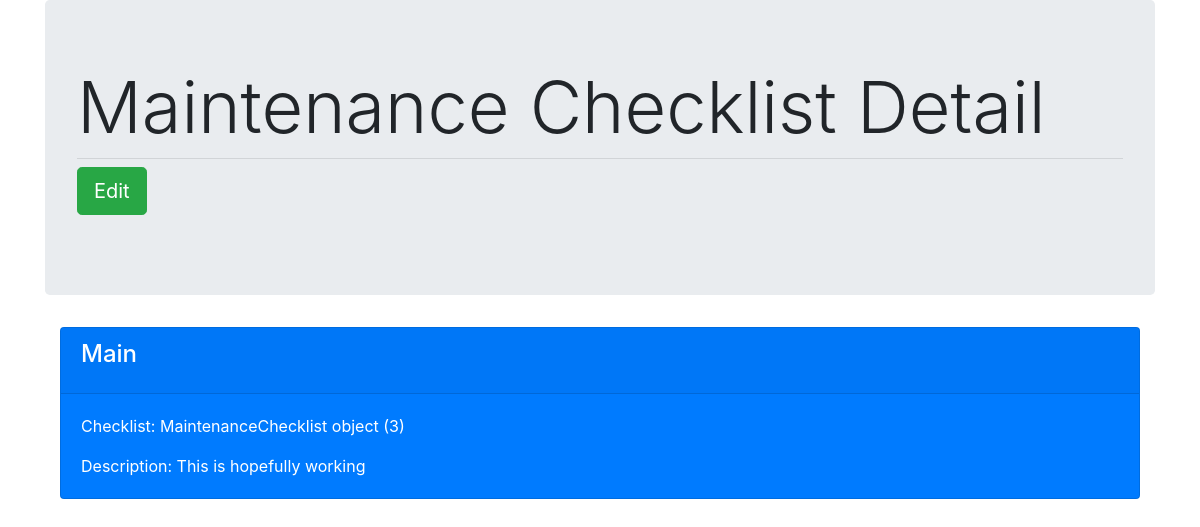
The app's page /maintenance/checklistitem-detail/2 with its own data.
### maintenanceapp/models.py (models this page shows, shortened)
class ChecklistItem(models.Model):
    checklist = models.ForeignKey(MaintenanceChecklist, on_delete = models.CASCADE)
    description = models.TextField()

class MaintenanceChecklist(models.Model):
    name = models.CharField(max_length=255)
    description = models.TextField()
    start_time = models.TimeField()
    start_date = models.DateField()
    frequency = models.CharField(max_length=24)
    duration = models.DurationField()
    category = models.CharField(max_length=255, choices=[
        ('electrical','Electrical'),
        ('mechanical','Mechanical'),
        ('automotive','Automotive'),
        ('plumbing','Plumbing'),
        ('carpentry','Carpentry'),
        ('hydraulics','Hydraulics'),
        ('pneumatics','Pneumatics'),
    ])
    resolver = models.CharField(max_length=32)

### maintenanceapp/views.py (the view)
# urls.py: path('checklistitem-detail/<int:pk>',views.ChecklistItemDetail.as_view(),
class ChecklistItemDetail(DetailView):
    model = models.ChecklistItem
    template_name = os.path.join('detail','checklistitem-detail.html')

### maintenanceapp/templates/detail/checklistitem-detail.html
{% extends 'nav.html' %}
{% block content %}
<div class="jumbotron">
    <h1 class="display-3">Maintenance Checklist Detail</h1>
    <hr class="my-2">
    <p class="lead">
        <a class="btn btn-success btn-lg" href="{% url 'maintenanceapp:checklistitem-update' pk=object.pk%}" role="button">Edit</a>
    </p>
</div>
<div class="container">
    <div class="row">
        <div class="col-12">
            <div class="card-deck">
                <div class="card bg-primary text-white">
                    <div class="card-header">
                        <h4 class="card-title">Main</h4>
                    </div>
                    <div class="card-body">
                        <p class="card-text">Checklist: {{object.checklist}}</p>
                        <p class="card-text">Description: {{object.description}}</p>
                    </div>
                </div>
            </div>
        </div>
    </div>
</div>
</div>
{% endblock  %}

### records on screen
ChecklistItem: checklist "MaintenanceChecklist object (3)", description "This is hopefully working"
